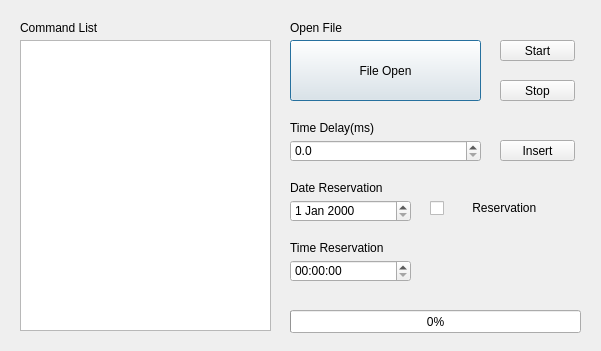
<?xml version="1.0" encoding="UTF-8"?>
<ui version="4.0">
 <class>Dialog</class>
 <widget class="QDialog" name="Dialog">
  <property name="geometry">
   <rect>
    <x>0</x>
    <y>0</y>
    <width>601</width>
    <height>351</height>
   </rect>
  </property>
  <property name="windowTitle">
   <string>Dialog</string>
  </property>
  <widget class="QPushButton" name="FileOpenButton">
   <property name="geometry">
    <rect>
     <x>290</x>
     <y>40</y>
     <width>191</width>
     <height>61</height>
    </rect>
   </property>
   <property name="text">
    <string>File Open</string>
   </property>
  </widget>
  <widget class="QPushButton" name="MacroStartButton">
   <property name="geometry">
    <rect>
     <x>500</x>
     <y>40</y>
     <width>75</width>
     <height>21</height>
    </rect>
   </property>
   <property name="text">
    <string>Start</string>
   </property>
  </widget>
  <widget class="QPushButton" name="MacroStopButton">
   <property name="geometry">
    <rect>
     <x>500</x>
     <y>80</y>
     <width>75</width>
     <height>21</height>
    </rect>
   </property>
   <property name="text">
    <string>Stop</string>
   </property>
  </widget>
  <widget class="QLabel" name="TimeDelayLabel">
   <property name="geometry">
    <rect>
     <x>290</x>
     <y>120</y>
     <width>101</width>
     <height>16</height>
    </rect>
   </property>
   <property name="text">
    <string>Time Delay(ms)</string>
   </property>
  </widget>
  <widget class="QPushButton" name="TimeDelayInsert">
   <property name="geometry">
    <rect>
     <x>500</x>
     <y>140</y>
     <width>75</width>
     <height>21</height>
    </rect>
   </property>
   <property name="text">
    <string>Insert</string>
   </property>
  </widget>
  <widget class="QProgressBar" name="progressBar">
   <property name="geometry">
    <rect>
     <x>290</x>
     <y>310</y>
     <width>291</width>
     <height>23</height>
    </rect>
   </property>
   <property name="value">
    <number>0</number>
   </property>
  </widget>
  <widget class="QLabel" name="CommandListLabel">
   <property name="geometry">
    <rect>
     <x>20</x>
     <y>20</y>
     <width>101</width>
     <height>16</height>
    </rect>
   </property>
   <property name="text">
    <string>Command List</string>
   </property>
  </widget>
  <widget class="QLabel" name="FileOpenLabel">
   <property name="geometry">
    <rect>
     <x>290</x>
     <y>20</y>
     <width>101</width>
     <height>16</height>
    </rect>
   </property>
   <property name="text">
    <string>Open File</string>
   </property>
  </widget>
  <widget class="QDateEdit" name="DateReservationEdit">
   <property name="geometry">
    <rect>
     <x>290</x>
     <y>200</y>
     <width>121</width>
     <height>22</height>
    </rect>
   </property>
  </widget>
  <widget class="QTimeEdit" name="TimeReservationEdit">
   <property name="geometry">
    <rect>
     <x>290</x>
     <y>260</y>
     <width>121</width>
     <height>22</height>
    </rect>
   </property>
  </widget>
  <widget class="QLabel" name="DateReservationLabel">
   <property name="geometry">
    <rect>
     <x>290</x>
     <y>180</y>
     <width>101</width>
     <height>16</height>
    </rect>
   </property>
   <property name="text">
    <string>Date Reservation</string>
   </property>
  </widget>
  <widget class="QLabel" name="TimeReservationLabel">
   <property name="geometry">
    <rect>
     <x>290</x>
     <y>240</y>
     <width>101</width>
     <height>16</height>
    </rect>
   </property>
   <property name="text">
    <string>Time Reservation</string>
   </property>
  </widget>
  <widget class="QDoubleSpinBox" name="TimeDelayDoubleSpinBox">
   <property name="geometry">
    <rect>
     <x>290</x>
     <y>140</y>
     <width>191</width>
     <height>22</height>
    </rect>
   </property>
   <property name="decimals">
    <number>1</number>
   </property>
   <property name="singleStep">
    <double>0.500000000000000</double>
   </property>
  </widget>
  <widget class="QCheckBox" name="ReservationCheckBox">
   <property name="geometry">
    <rect>
     <x>430</x>
     <y>200</y>
     <width>141</width>
     <height>16</height>
    </rect>
   </property>
   <property name="text">
    <string>       Reservation</string>
   </property>
  </widget>
  <widget class="QListView" name="CommandListView">
   <property name="geometry">
    <rect>
     <x>20</x>
     <y>40</y>
     <width>251</width>
     <height>291</height>
    </rect>
   </property>
  </widget>
  <zorder>MacroStartButton</zorder>
  <zorder>MacroStopButton</zorder>
  <zorder>TimeDelayLabel</zorder>
  <zorder>TimeDelayInsert</zorder>
  <zorder>progressBar</zorder>
  <zorder>CommandListLabel</zorder>
  <zorder>FileOpenLabel</zorder>
  <zorder>DateReservationEdit</zorder>
  <zorder>TimeReservationEdit</zorder>
  <zorder>DateReservationLabel</zorder>
  <zorder>TimeReservationLabel</zorder>
  <zorder>TimeDelayDoubleSpinBox</zorder>
  <zorder>ReservationCheckBox</zorder>
  <zorder>CommandListView</zorder>
  <zorder>FileOpenButton</zorder>
 </widget>
 <resources/>
 <connections/>
</ui>
